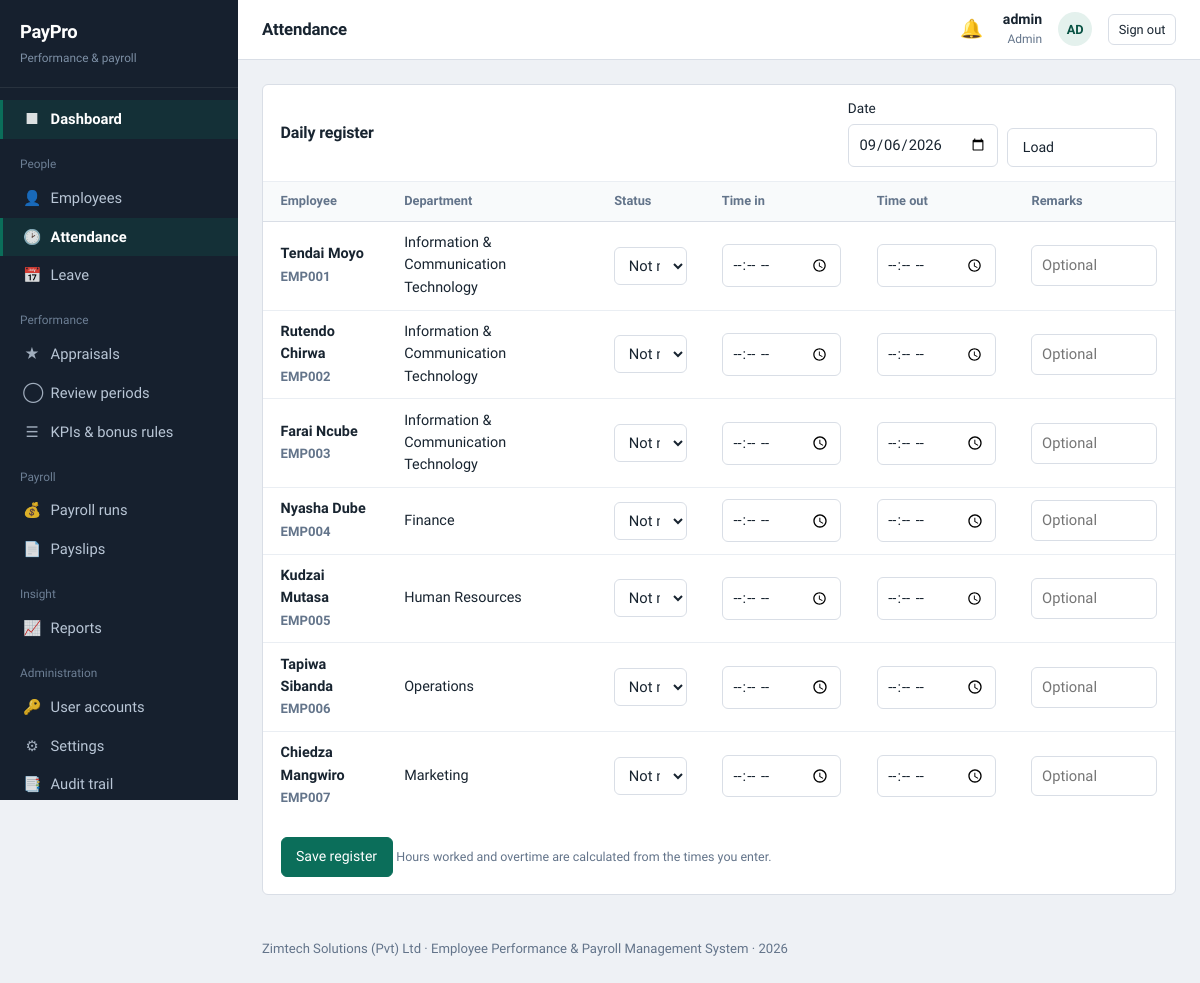
Screenshot of /modules/attendance/index.php (signed in) with the database file from the repository.
### tables this page shows
CREATE TABLE employees (
  employee_id     INT AUTO_INCREMENT PRIMARY KEY,
  emp_number      VARCHAR(20) NOT NULL UNIQUE,
  first_name      VARCHAR(50) NOT NULL,
  last_name       VARCHAR(50) NOT NULL,
  national_id     VARCHAR(25) UNIQUE,
  date_of_birth   DATE,
  gender          ENUM('Male','Female','Other') DEFAULT 'Other',
  email           VARCHAR(100) UNIQUE,
  phone           VARCHAR(25),
  address         VARCHAR(200),
  department_id   INT,
  position_id     INT,
  manager_id      INT NULL,
  hire_date       DATE NOT NULL,
  employment_type ENUM('Permanent','Contract','Intern','Part-time') DEFAULT 'Permanent',
  basic_salary    DECIMAL(12,2) NOT NULL DEFAULT 0,
  housing_allowance   DECIMAL(12,2) NOT NULL DEFAULT 0,
  transport_allowance DECIMAL(12,2) NOT NULL DEFAULT 0,
  bank_name       VARCHAR(60),
  bank_account    VARCHAR(40),
  nssa_number     VARCHAR(30),
  tax_number      VARCHAR(30),
  status          ENUM('Active','Suspended','Terminated') DEFAULT 'Active',
  created_at      TIMESTAMP DEFAULT CURRENT_TIMESTAMP,
  CONSTRAINT fk_emp_dept  FOREIGN KEY (department_id) REFERENCES departments(department_id) ON DELETE SET NULL,
  CONSTRAINT fk_emp_pos   FOREIGN KEY (position_id)   REFERENCES positions(position_id)   ON DELETE SET NULL,
  CONSTRAINT fk_emp_mgr   FOREIGN KEY (manager_id)    REFERENCES employees(employee_id)   ON DELETE SET NULL
);

CREATE TABLE departments (
  department_id INT AUTO_INCREMENT PRIMARY KEY,
  dept_code     VARCHAR(10) NOT NULL UNIQUE,
  dept_name     VARCHAR(80) NOT NULL,
  description   VARCHAR(200)
);

### includes/functions.php (called while the page is built, shortened)
<?php
function e($value): string {
    return htmlspecialchars((string)$value, ENT_QUOTES, 'UTF-8');
}
function url(string $path = ''): string {
    return BASE_URL . '/' . ltrim($path, '/');
}
function current_user(): ?array {
    return $_SESSION['user'] ?? null;
}
function user_role(): string {
    return $_SESSION['user']['role_name'] ?? '';
}
function has_role($roles): bool {
    $roles = (array)$roles;
    return in_array(user_role(), $roles, true);
}
function setting(string $key, $default = null) {
    global $pdo;
    static $cache = null;
    if ($cache === null) {
        $cache = [];
        foreach ($pdo->query('SELECT setting_key, setting_value FROM settings') as $row) {
            $cache[$row['setting_key']] = $row['setting_value'];
        }
    }
    return $cache[$key] ?? $default;
}

### modules/attendance/index.php (the view, shortened to what this page needs)
<?php
require_once dirname(__DIR__, 2) . '/config/config.php';
$pageTitle = has_role(['admin','hr','manager']) ? 'Attendance' : 'My attendance';
$date      = $_GET['date'] ?? date('Y-m-d');
$isOfficer = has_role(['admin','hr','manager']);
if ($isOfficer) {
    $sql  = "SELECT e.employee_id, e.emp_number, e.first_name, e.last_name, d.dept_name,
                    a.time_in, a.time_out, a.hours_worked, a.status, a.remarks
             FROM employees e
             LEFT JOIN departments d ON d.department_id = e.department_id
             LEFT JOIN attendance a ON a.employee_id = e.employee_id AND a.work_date = ?
             WHERE e.status = 'Active'";
    $args = [$date];
    $sql .= ' ORDER BY e.emp_number';
    $stmt = $pdo->prepare($sql);
    $stmt->execute($args);
    $register = $stmt->fetchAll();
}
include APP_ROOT . '/includes/header.php';
?>
<?php if ($isOfficer): ?>
<section class="panel">
  <div class="panel-head">
    <h2>Daily register</h2>
    <form method="get" class="filters">
      <div class="field">
        <label for="date">Date</label>
        <input type="date" id="date" name="date" value="<?= e($date) ?>" max="<?= date('Y-m-d') ?>">
      </div>
      <div class="field"><label>&nbsp;</label><button class="btn secondary">Load</button></div>
    </form>
  </div>
  <form method="post">
    <div class="table-wrap">
      <table class="data">
        <thead>
          <tr><th>Employee</th><th>Department</th><th>Status</th><th>Time in</th><th>Time out</th><th>Remarks</th></tr>
        </thead>
        <tbody>
        <?php foreach ($register as $r): ?>
          <tr>
            <td class="strong"><?= e($r['first_name'] . ' ' . $r['last_name']) ?><br>
                <span class="small muted"><?= e($r['emp_number']) ?></span></td>
            <td><?= e($r['dept_name'] ?? '—') ?></td>
            <td>
              <select name="row[<?= $r['employee_id'] ?>][status]">
                <option value="">Not marked</option>
              </select>
            </td>
            <td><input type="time" name="row[<?= $r['employee_id'] ?>][time_in]"  value="<?= e(substr((string)$r['time_in'], 0, 5)) ?>"></td>
            <td><input type="time" name="row[<?= $r['employee_id'] ?>][time_out]" value="<?= e(substr((string)$r['time_out'], 0, 5)) ?>"></td>
            <td><input type="text" name="row[<?= $r['employee_id'] ?>][remarks]" value="<?= e($r['remarks']) ?>" placeholder="Optional"></td>
          </tr>
        <?php endforeach; ?>
        </tbody>
      </table>
    </div>
    <div class="panel-body">
      <button class="btn">Save register</button>
      <span class="hint">Hours worked and overtime are calculated from the times you enter.</span>
    </div>
  </form>
</section>
<?php endif; ?>
<?php include APP_ROOT . '/includes/footer.php'; ?>

### includes/header.php (shortened to what this page needs)
<?php
$u          = current_user();
$pageTitle  = $pageTitle ?? 'Dashboard';
$initials   = $u ? strtoupper(substr($u['username'], 0, 2)) : '??';
$unread     = $u ? unread_count() : 0;
?>
<!DOCTYPE html>
<html lang="en">
<head>
<link rel="stylesheet" href="<?= url('assets/css/style.css') ?>">
</head>
<body>
<div class="layout">
<?php include APP_ROOT . '/includes/sidebar.php'; ?>
  <div class="main">
    <header class="topbar">
      <h1 class="page-title"><?= e($pageTitle) ?></h1>
      <a class="bell" href="<?= url('modules/admin/notifications.php') ?>" title="Notifications">
        &#128276;<?php if ($unread): ?><span class="dot"><?= $unread ?></span><?php endif; ?>
      </a>
      <div class="who">
        <strong><?= e($u['full_name'] ?? $u['username']) ?></strong>
        <span><?= e(ucfirst($u['role_name'])) ?></span>
      </div>
      <div class="avatar"><?= e($initials) ?></div>
      <a class="btn secondary small" href="<?= url('logout.php') ?>">Sign out</a>
    </header>
    <main class="content">

### includes/sidebar.php (shortened to what this page needs)
<?php
function nav_active(string $path): string {
    return strpos($_SERVER['SCRIPT_NAME'], '/' . ltrim($path, '/')) !== false ? ' class="active"' : '';
}
?>
<aside class="sidebar" id="sidebar">
  <div class="logo">
    <strong><?= APP_NAME ?></strong>
    <span>Performance &amp; payroll</span>
  </div>
  <nav>
    <a href="<?= url('index.php') ?>"<?= nav_active('index.php') ?>><span class="ic">&#9632;</span> Dashboard</a>
    <?php if (has_role(['admin','hr','manager'])): ?>
      <div class="nav-group">People</div>
      <a href="<?= url('modules/employees/index.php') ?>"<?= nav_active('modules/employees') ?>><span class="ic">&#128100;</span> Employees</a>
      <a href="<?= url('modules/attendance/index.php') ?>"<?= nav_active('modules/attendance') ?>><span class="ic">&#128337;</span> Attendance</a>
      <a href="<?= url('modules/leave/index.php') ?>"<?= nav_active('modules/leave') ?>><span class="ic">&#128197;</span> Leave</a>
    <?php endif; ?>
    <div class="nav-group">Performance</div>
    <a href="<?= url('modules/performance/index.php') ?>"<?= nav_active('modules/performance/index') ?>><span class="ic">&#9733;</span> Appraisals</a>
    <?php if (has_role(['admin','hr'])): ?>
      <a href="<?= url('modules/performance/periods.php') ?>"<?= nav_active('performance/periods') ?>><span class="ic">&#9711;</span> Review periods</a>
      <a href="<?= url('modules/performance/criteria.php') ?>"<?= nav_active('performance/criteria') ?>><span class="ic">&#9776;</span> KPIs &amp; bonus rules</a>
    <?php endif; ?>
    <div class="nav-group">Payroll</div>
    <?php if (has_role(['admin','hr'])): ?>
      <a href="<?= url('modules/payroll/index.php') ?>"<?= nav_active('payroll/index') ?>><span class="ic">&#128176;</span> Payroll runs</a>
    <?php endif; ?>
    <a href="<?= url('modules/payroll/payslips.php') ?>"<?= nav_active('payroll/payslips') ?>><span class="ic">&#128196;</span> Payslips</a>
    <?php if (has_role(['admin','hr','manager'])): ?>
      <div class="nav-group">Insight</div>
      <a href="<?= url('modules/reports/index.php') ?>"<?= nav_active('modules/reports') ?>><span class="ic">&#128200;</span> Reports</a>
    <?php endif; ?>
    <?php if (has_role(['admin'])): ?>
      <div class="nav-group">Administration</div>
      <a href="<?= url('modules/users/index.php') ?>"<?= nav_active('modules/users') ?>><span class="ic">&#128273;</span> User accounts</a>
      <a href="<?= url('modules/admin/settings.php') ?>"<?= nav_active('admin/settings') ?>><span class="ic">&#9881;</span> Settings</a>
      <a href="<?= url('modules/admin/audit.php') ?>"<?= nav_active('admin/audit') ?>><span class="ic">&#128209;</span> Audit trail</a>
    <?php endif; ?>
  </nav>
</aside>

### includes/footer.php (shortened to what this page needs)
    </main>
    <footer class="content small muted no-print" style="padding-top:0">
      <?= e(setting('company_name', 'Company')) ?> &middot; <?= APP_LONG_NAME ?> &middot; <?= date('Y') ?>
    </footer>
  </div>
</div>
</body>
</html>

### rows the page displays
employees: first_name+last_name "Tendai Moyo", emp_number "EMP001", department.dept_name "Information & Communication Technology"
employees: first_name+last_name "Rutendo Chirwa", emp_number "EMP002", department.dept_name "Information & Communication Technology"
employees: first_name+last_name "Farai Ncube", emp_number "EMP003", department.dept_name "Information & Communication Technology"
employees: first_name+last_name "Nyasha Dube", emp_number "EMP004", department.dept_name "Finance"
employees: first_name+last_name "Kudzai Mutasa", emp_number "EMP005", department.dept_name "Human Resources"
employees: first_name+last_name "Tapiwa Sibanda", emp_number "EMP006", department.dept_name "Operations"
employees: first_name+last_name "Chiedza Mangwiro", emp_number "EMP007", department.dept_name "Marketing"

### other values shown
APP_NAME "PayPro"
$pageTitle "Attendance"
$u['full_name'] "admin"
$u['role_name'] "Admin"
$initials "AD"
setting('company_name', 'Company') "Zimtech Solutions (Pvt) Ltd"
APP_LONG_NAME "Employee Performance & Payroll Management System"
